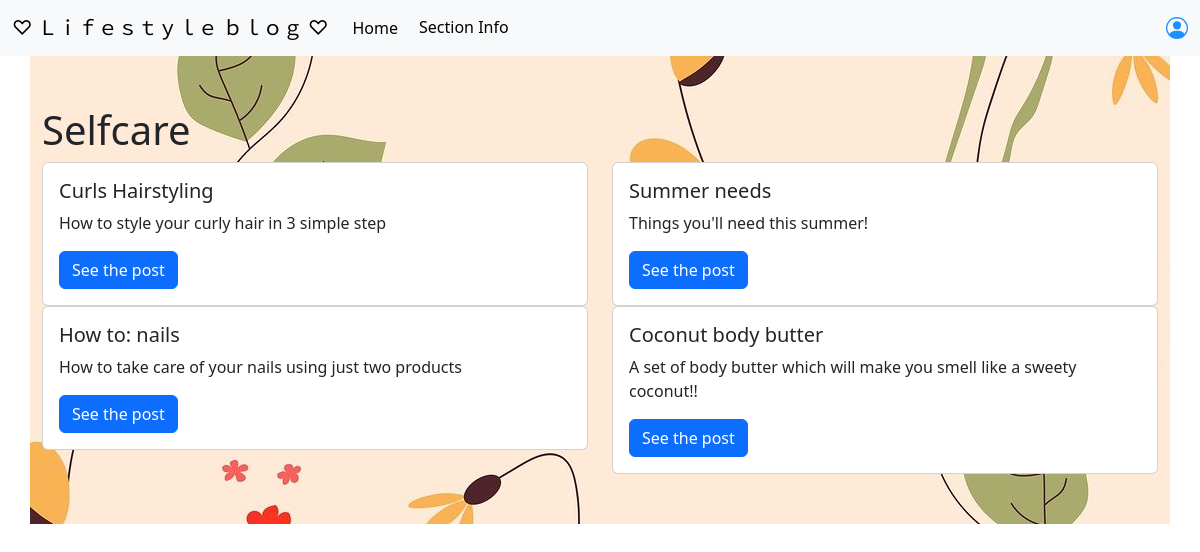
Page /categories/Selfcare/ on the committed database.
### TheBlog/models.py (models this page shows, shortened)
class Post(models.Model):
    title = models.CharField(max_length=255)
    image = models.ImageField(null=True, blank=True, upload_to='images/')
    title_tag = models.CharField(max_length=255, default="Blog")
    category = models.CharField(max_length=255, default="Blog")
    author = models.ForeignKey(User, on_delete=models.CASCADE)
    description = models.CharField(max_length=255, default="No description")
    body = RichTextField(blank=True, null=True)
    likes = models.ManyToManyField(User, related_name='blog_posts')

### TheBlog/views.py (the view)
# urls.py: path('categories/<str:Fashion>/', CategoryView, name='category'),
def CategoryView(request, Fashion):
    category_posts = Post.objects.filter(category=Fashion.replace('-', ' '))
    return render(request, 'categories.html',
                  {'Fashion': Fashion.title().replace('-', ' '), 'category_posts': category_posts})

### TheBlog/templates/categories.html (shortened to what this page needs)
{% extends 'base.html' %}
{% block content %}
    <h1> {{ Fashion }} </h1>
    <div class="row">
        {% for post in category_posts %}
            <div class="col-sm-6 mb-3 mb-sm-0">
                <div class="card">
                    <div class="card-body">
                        <h5 class="card-title">{{ post.title }}</h5>
                        <p class="card-text">{{ post.description }}</p>
                        <a href="{% url 'article' post.pk %}" class="btn btn-primary">See the post</a>
                    </div>
                </div>
            </div>
            {% if forloop.counter|divisibleby:2 and not forloop.last %}
                </div><div class="row">
            {% endif %}
        {% endfor %}
    </div>
{% endblock %}

### rows in the picture
Post: title "Curls Hairstyling", description "How to style your curly hair in 3 simple step"
Post: title "Summer needs", description "Things you'll need this summer!"
Post: title "How to: nails", description "How to take care of your nails using just two products"
Post: title "Coconut body butter", description "A set of body butter which will make you smell like a sweety coconut!!"

### other values in the picture
{{ Fashion }} "Selfcare"
